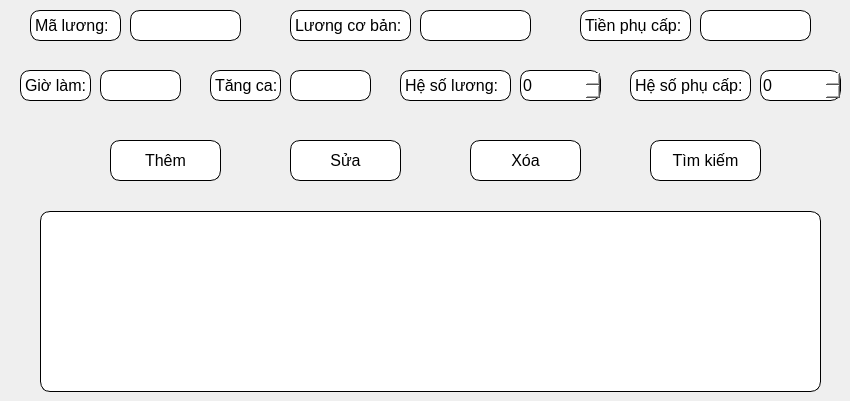
    <widget class="QWidget" name="tab_11">
     <attribute name="title">
      <string>Lương</string>
     </attribute>
     <widget class="QLabel" name="label_11">
      <property name="geometry">
       <rect>
        <x>400</x>
        <y>70</y>
        <width>111</width>
        <height>31</height>
       </rect>
      </property>
      <property name="font">
       <font>
        <pointsize>12</pointsize>
       </font>
      </property>
      <property name="styleSheet">
       <string notr="true">border: 1px solid black;
background-color: white;
border-radius: 10px;
</string>
      </property>
      <property name="text">
       <string>Hệ số lương:</string>
      </property>
     </widget>
     <widget class="QLabel" name="label_12">
      <property name="geometry">
       <rect>
        <x>630</x>
        <y>70</y>
        <width>121</width>
        <height>31</height>
       </rect>
      </property>
      <property name="font">
       <font>
        <pointsize>12</pointsize>
       </font>
      </property>
      <property name="styleSheet">
       <string notr="true">border: 1px solid black;
background-color: white;
border-radius: 10px;
</string>
      </property>
      <property name="text">
       <string>Hệ số phụ cấp:</string>
      </property>
     </widget>
     <widget class="QLabel" name="label_13">
      <property name="geometry">
       <rect>
        <x>580</x>
        <y>10</y>
        <width>111</width>
        <height>31</height>
       </rect>
      </property>
      <property name="font">
       <font>
        <pointsize>12</pointsize>
       </font>
      </property>
      <property name="styleSheet">
       <string notr="true">border: 1px solid black;
background-color: white;
border-radius: 10px;
</string>
      </property>
      <property name="text">
       <string>Tiền phụ cấp:</string>
      </property>
     </widget>
     <widget class="QLabel" name="label_14">
      <property name="geometry">
       <rect>
        <x>30</x>
        <y>10</y>
        <width>91</width>
        <height>31</height>
       </rect>
      </property>
      <property name="font">
       <font>
        <pointsize>12</pointsize>
        <weight>50</weight>
        <italic>false</italic>
        <bold>false</bold>
        <underline>false</underline>
        <strikeout>false</strikeout>
       </font>
      </property>
      <property name="mouseTracking">
       <bool>false</bool>
      </property>
      <property name="tabletTracking">
       <bool>false</bool>
      </property>
      <property name="styleSheet">
       <string notr="true">border: 1px solid black;
background-color: white;
border-radius: 10px;
</string>
      </property>
      <property name="text">
       <string>Mã lương:</string>
      </property>
     </widget>
     <widget class="QLineEdit" name="input_id_salary">
      <property name="geometry">
       <rect>
        <x>130</x>
        <y>10</y>
        <width>111</width>
        <height>31</height>
       </rect>
      </property>
      <property name="font">
       <font>
        <pointsize>12</pointsize>
        <italic>false</italic>
       </font>
      </property>
      <property name="styleSheet">
       <string notr="true">border: 1px solid black;
background-color: white;
border-radius: 10px;
</string>
      </property>
     </widget>
     <widget class="QLabel" name="label_15">
      <property name="geometry">
       <rect>
        <x>290</x>
        <y>10</y>
        <width>121</width>
        <height>31</height>
       </rect>
      </property>
      <property name="font">
       <font>
        <pointsize>12</pointsize>
       </font>
      </property>
      <property name="styleSheet">
       <string notr="true">border: 1px solid black;
background-color: white;
border-radius: 10px;
</string>
      </property>
      <property name="text">
       <string>Lương cơ bản:</string>
      </property>
     </widget>
     <widget class="QLineEdit" name="input_basic_salary">
      <property name="geometry">
       <rect>
        <x>420</x>
        <y>10</y>
        <width>111</width>
        <height>31</height>
       </rect>
      </property>
      <property name="font">
       <font>
        <pointsize>12</pointsize>
       </font>
      </property>
      <property name="styleSheet">
       <string notr="true">border: 1px solid black;
background-color: white;
border-radius: 10px;
</string>
      </property>
     </widget>
     <widget class="QLineEdit" name="input_allowance">
      <property name="geometry">
       <rect>
        <x>700</x>
        <y>10</y>
        <width>111</width>
        <height>31</height>
       </rect>
      </property>
      <property name="font">
       <font>
        <pointsize>12</pointsize>
       </font>
      </property>
      <property name="styleSheet">
       <string notr="true">border: 1px solid black;
background-color: white;
border-radius: 10px;
</string>
      </property>
     </widget>
     <widget class="QSpinBox" name="input_salary_coefficients">
      <property name="geometry">
       <rect>
        <x>520</x>
        <y>70</y>
        <width>81</width>
        <height>31</height>
       </rect>
      </property>
      <property name="font">
       <font>
        <pointsize>12</pointsize>
       </font>
      </property>
      <property name="styleSheet">
       <string notr="true">border: 1px solid black;
background-color: white;
border-radius: 10px;
</string>
      </property>
     </widget>
     <widget class="QSpinBox" name="input_allowance_coefficient">
      <property name="geometry">
       <rect>
        <x>760</x>
        <y>70</y>
        <width>81</width>
        <height>31</height>
       </rect>
      </property>
      <property name="font">
       <font>
        <pointsize>12</pointsize>
       </font>
      </property>
      <property name="styleSheet">
       <string notr="true">border: 1px solid black;
background-color: white;
border-radius: 10px;
</string>
      </property>
     </widget>
     <widget class="QPushButton" name="button_update_salary">
      <property name="geometry">
       <rect>
        <x>290</x>
        <y>140</y>
        <width>111</width>
        <height>41</height>
       </rect>
      </property>
      <property name="font">
       <font>
        <pointsize>12</pointsize>
       </font>
      </property>
      <property name="styleSheet">
       <string>border: 1px solid black;
background-color: white;
border-radius: 10px;
</string>
      </property>
      <property name="text">
       <string>Sửa</string>
      </property>
     </widget>
     <widget class="QPushButton" name="button_delete_salary">
      <property name="geometry">
       <rect>
        <x>470</x>
        <y>140</y>
        <width>111</width>
        <height>41</height>
       </rect>
      </property>
      <property name="font">
       <font>
        <pointsize>12</pointsize>
       </font>
      </property>
      <property name="styleSheet">
       <string>border: 1px solid black;
background-color: white;
border-radius: 10px;
</string>
      </property>
      <property name="text">
       <string>Xóa</string>
      </property>
     </widget>
     <widget class="QPushButton" name="button_insert_salary">
      <property name="geometry">
       <rect>
        <x>110</x>
        <y>140</y>
        <width>111</width>
        <height>41</height>
       </rect>
      </property>
      <property name="font">
       <font>
        <pointsize>12</pointsize>
       </font>
      </property>
      <property name="styleSheet">
       <string>border: 1px solid black;
background-color: white;
border-radius: 10px;
</string>
      </property>
      <property name="text">
       <string>Thêm</string>
      </property>
     </widget>
     <widget class="QPushButton" name="button_find_salary">
      <property name="geometry">
       <rect>
        <x>650</x>
        <y>140</y>
        <width>111</width>
        <height>41</height>
       </rect>
      </property>
      <property name="font">
       <font>
        <pointsize>12</pointsize>
       </font>
      </property>
      <property name="styleSheet">
       <string>border: 1px solid black;
background-color: white;
border-radius: 10px;
</string>
      </property>
      <property name="text">
       <string>Tìm kiếm</string>
      </property>
     </widget>
     <widget class="QLineEdit" name="input_work_hours">
      <property name="geometry">
       <rect>
        <x>100</x>
        <y>70</y>
        <width>81</width>
        <height>31</height>
       </rect>
      </property>
      <property name="font">
       <font>
        <pointsize>12</pointsize>
       </font>
      </property>
      <property name="styleSheet">
       <string notr="true">border: 1px solid black;
background-color: white;
border-radius: 10px;
</string>
      </property>
     </widget>
     <widget class="QLineEdit" name="input_overtime">
      <property name="geometry">
       <rect>
        <x>290</x>
        <y>70</y>
        <width>81</width>
        <height>31</height>
       </rect>
      </property>
      <property name="font">
       <font>
        <pointsize>12</pointsize>
       </font>
      </property>
      <property name="styleSheet">
       <string notr="true">border: 1px solid black;
background-color: white;
border-radius: 10px;
</string>
      </property>
     </widget>
     <widget class="QLabel" name="label_16">
      <property name="geometry">
       <rect>
        <x>20</x>
        <y>70</y>
        <width>71</width>
        <height>31</height>
       </rect>
      </property>
      <property name="font">
       <font>
        <pointsize>12</pointsize>
       </font>
      </property>
      <property name="styleSheet">
       <string notr="true">border: 1px solid black;
background-color: white;
border-radius: 10px;
</string>
      </property>
      <property name="text">
       <string>Giờ làm:</string>
      </property>
     </widget>
     <widget class="QLabel" name="label_17">
      <property name="geometry">
       <rect>
        <x>210</x>
        <y>70</y>
        <width>71</width>
        <height>31</height>
       </rect>
      </property>
      <property name="font">
       <font>
        <pointsize>12</pointsize>
       </font>
      </property>
      <property name="styleSheet">
       <string notr="true">border: 1px solid black;
background-color: white;
border-radius: 10px;
</string>
      </property>
      <property name="text">
       <string>Tăng ca:</string>
      </property>
     </widget>
     <widget class="QTableView" name="table_salary_view">
      <property name="geometry">
       <rect>
        <x>40</x>
        <y>211</y>
        <width>781</width>
        <height>181</height>
       </rect>
      </property>
      <property name="styleSheet">
       <string notr="true">background-color: white;
border-radius: 10px;
border: 1px solid black;</string>
      </property>
     </widget>
    </widget>
